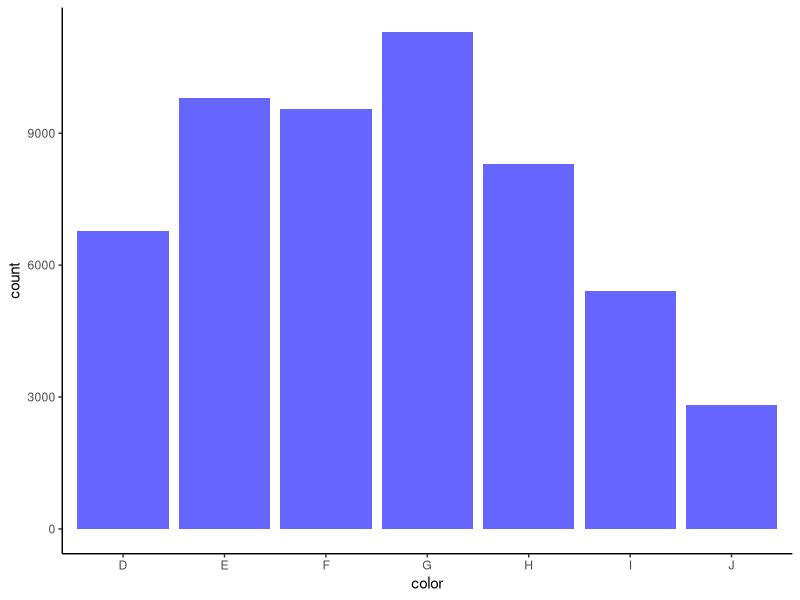

Write the R code that produced this figure.
## ---- chunk 1
library(ggplot2)

ggplot(diamonds, aes(color)) +
  geom_bar(fill = "blue", alpha = .6) +
  theme_classic()
